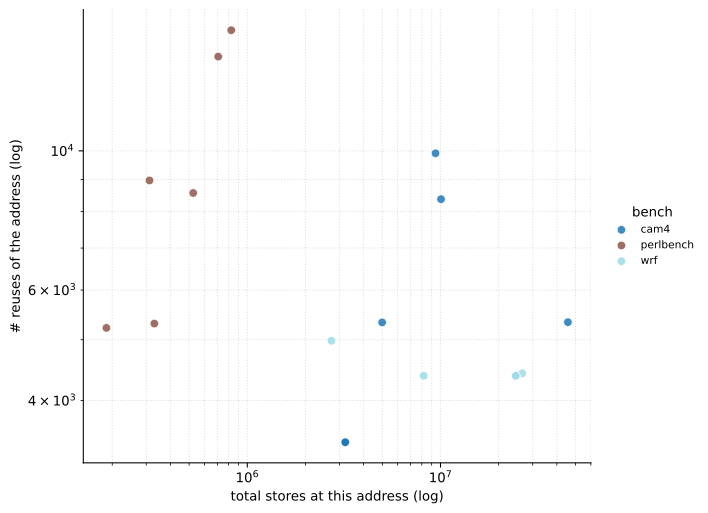

Write Python code to recreate this figure.
#!/usr/bin/env python3
"""Figure 7 — top reused allocation slots.

Scatter: x = total stores landed at this address across reuses (log),
y = max generation count (log), point color = bench. Identifies allocator
hotspots — addresses that get malloc'd / free'd thousands of times.
"""
from pathlib import Path

import matplotlib.pyplot as plt
import pandas as pd

HERE    = Path(__file__).resolve().parent
RESULTS = HERE.parent / "results"
OUT     = HERE / "fig7_reused_allocations.svg"


def main() -> None:
    df = pd.read_csv(RESULTS / "07_reused_allocations.csv")
    if df.empty:
        print(f"no rows in 07_reused_allocations.csv — skipping")
        return

    benches  = sorted(df["bench"].unique())
    cmap     = plt.get_cmap("tab20")
    color_of = {b: cmap(i / max(1, len(benches) - 1)) for i, b in enumerate(benches)}

    fig, ax = plt.subplots(figsize=(7.5, 5.5))
    for bench in benches:
        sub = df[df["bench"] == bench]
        ax.scatter(sub["total_stores"], sub["max_generation"],
                   s=40, color=color_of[bench], edgecolor="white",
                   linewidth=0.5, label=bench, alpha=0.85)

    ax.set_xscale("log")
    ax.set_yscale("log")
    ax.set_xlabel("total stores at this address (log)")
    ax.set_ylabel("# reuses of the address (log)")
    ax.grid(which="both", linestyle=":", alpha=0.4)
    ax.set_axisbelow(True)
    for spine in ("top", "right"):
        ax.spines[spine].set_visible(False)

    ax.legend(loc="center left", bbox_to_anchor=(1.02, 0.5),
              frameon=False, fontsize=8, title="bench")
    fig.tight_layout()
    fig.savefig(OUT, format="svg", bbox_inches="tight")
    print(f"wrote {OUT}")


if __name__ == "__main__":
    main()
